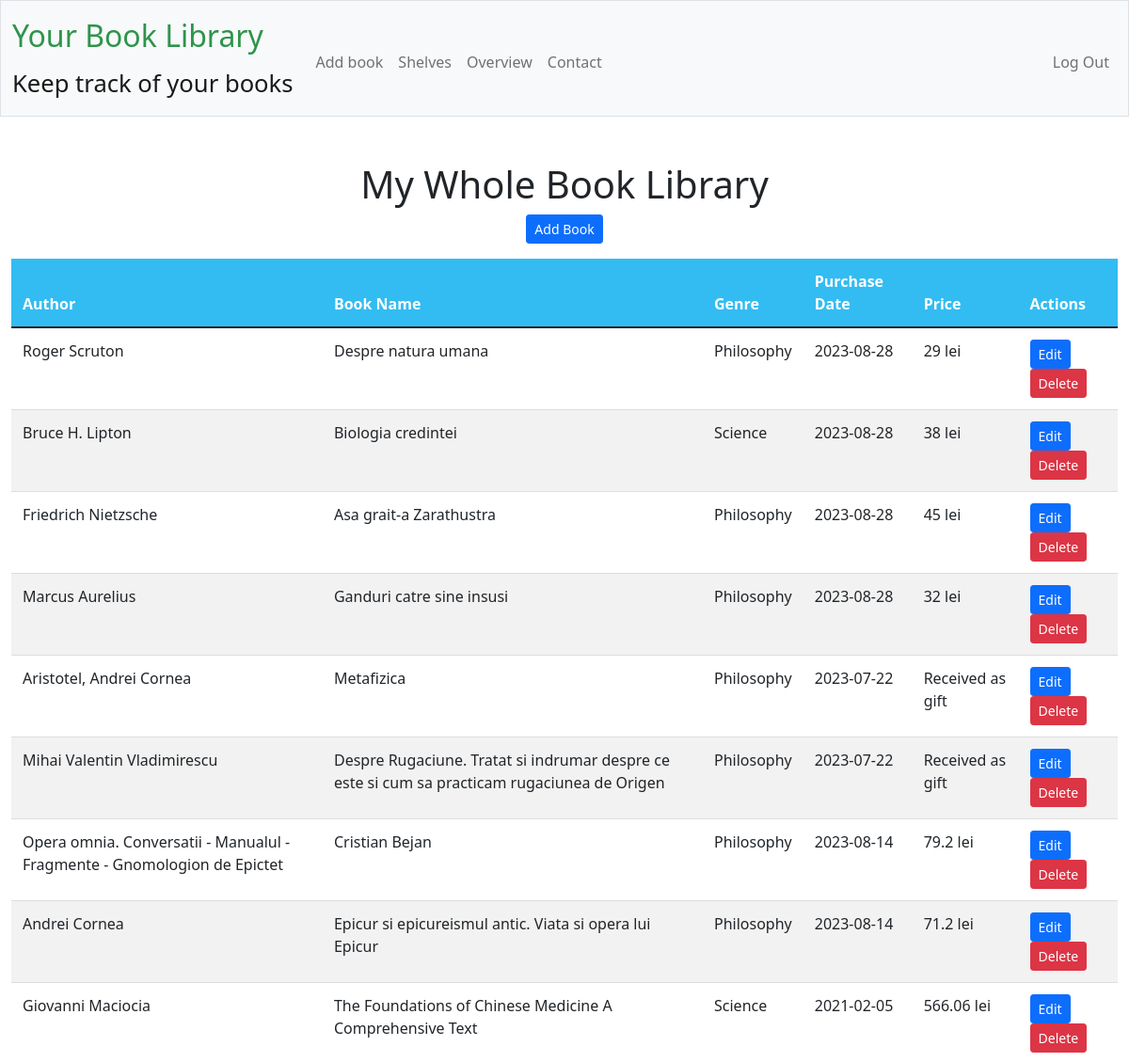
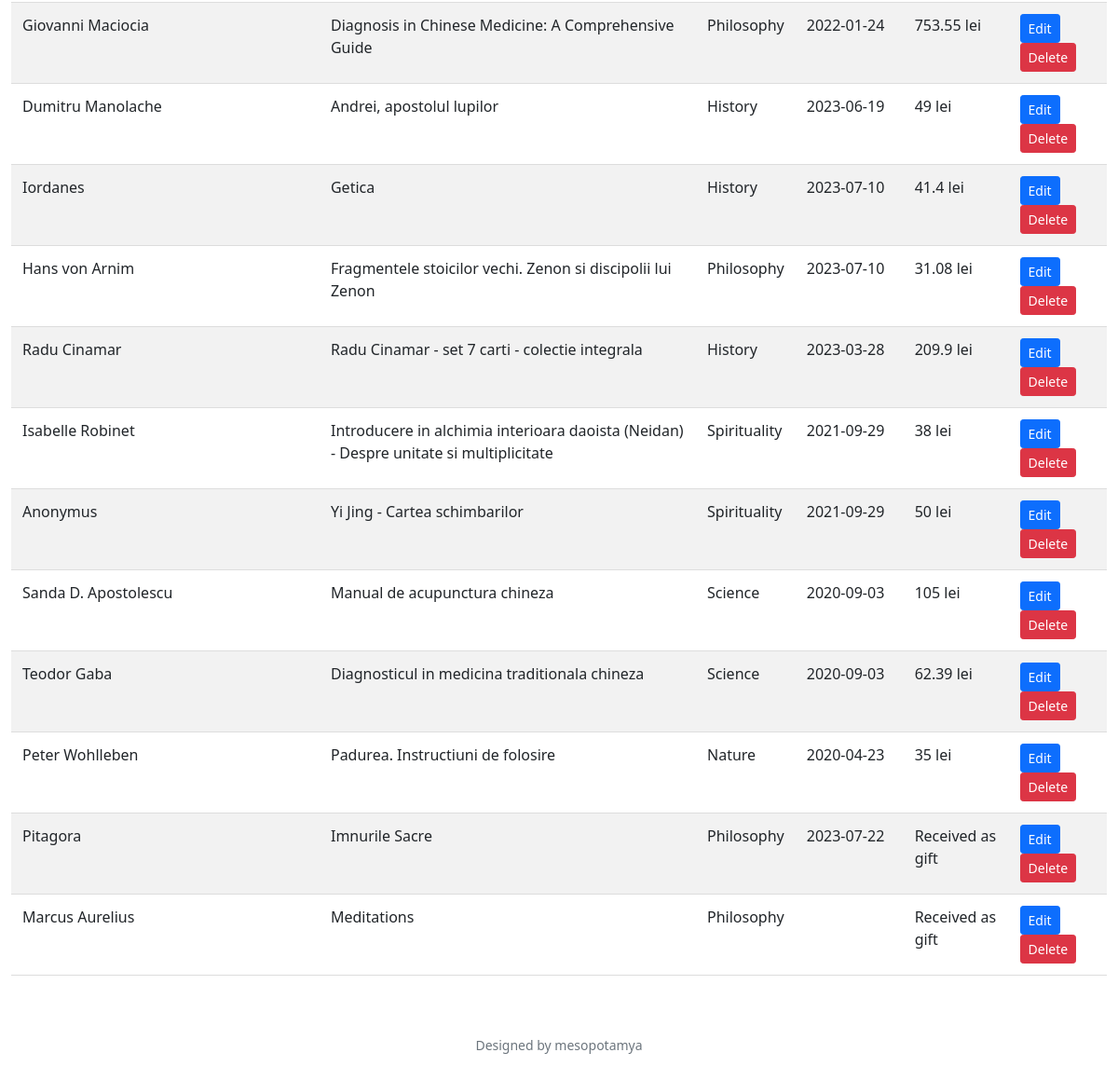
/book_library (signed in), run on the app's committed database (2 pictures, top to bottom).
### tables this page shows
CREATE TABLE books (
    id INTEGER PRIMARY KEY AUTOINCREMENT,
    author TEXT NOT NULL,
    book_name TEXT NOT NULL,
    genre TEXT NOT NULL,
    purchase_date DATE NOT NULL,
    price DECIMAL(10, 2) NOT NULL,
    ISBN TEXT,
    user_id INTEGER,
    action TEXT,
    details TEXT,
    date_created TIMESTAMP DEFAULT CURRENT_TIMESTAMP,
    book_gift INTEGER DEFAULT 0, currency TEXT,    
    FOREIGN KEY (user_id) REFERENCES users(id)
);

### app.py (the view)
@app.route("/book_library")
@login_required
def book_library():
    user_id = session["user_id"]
    books = db.execute(
        """
        SELECT *,
        CASE
            WHEN book_gift = 1 THEN 'Received as gift'
            ELSE price || ' ' || currency
        END AS display_price
        FROM books
        WHERE user_id = ? AND action != 'Deleted'
        """,
        user_id,
    )
    existing_books = [
        book for book in books if book.get("action") in ("Added", "Updated")
    ]
    return render_template("book_library.html", books=existing_books)

### app.py (called while the page is built)
@app.after_request
def after_request(response):
    response.headers["Cache-Control"] = "no-cache, no-store, must-revalidate"
    response.headers["Expires"] = 0
    response.headers["Pragma"] = "no-cache"
    return response

### helpers.py (called while the page is built)
def login_required(f):
    @wraps(f)
    def decorated_function(*args, **kwargs):
        if session.get("user_id") is None:
            return redirect("/login")
        return f(*args, **kwargs)
    return decorated_function

### templates/book_library.html (shortened to what this page needs)
{% extends "layout.html" %}
{% block main %}
    <h1>My Whole Book Library</h1>
    <a href="{{ url_for('add_book') }}" class="btn btn-primary btn-sm mb-3">Add Book
    </a>
    <table class="table">
        <thead class="thead-dark">
            <tr>
                <th>Author</th>
                <th>Book Name</th>
                <th>Genre</th>
                <th>Purchase Date</th>
                <th>Price</th>
                <th>Actions</th>
            </tr>
        </thead>
        <tbody>
            {% for book in books %}
                <tr>
                    <td>{{ book.author }}</td>
                    <td>{{ book.book_name }}</td>
                    <td>{{ book.genre }}</td>
                    <td>{{ book.purchase_date }}</td>
                    <td>
                        {% if book.book_gift == 1 %}
                            Received as gift
                            {% else %}
                                {{ book.price }} lei
                            {% endif %}
                    </td>
                    <td>
                        <a href="{{ url_for('edit_book', book_id=book.id) }}" class="btn btn-primary btn-sm custom-btn">Edit</a>
                        <form action="{{ url_for('delete_book', book_id=book.id) }}" method="POST" style="display: inline;">
                            <button type="submit" class="btn btn-danger btn-sm custom-btn">Delete</button>
                        </form>
                    </td>
                </tr>
            {% endfor %}
        </tbody>
    </table>
{% endblock %}

### templates/layout.html (shortened to what this page needs)
<!DOCTYPE html>
<html lang="en">
    <head>
        <link href="https://cdn.jsdelivr.net/npm/bootstrap@5.1.3/dist/css/bootstrap.min.css" rel="stylesheet">
        <link href="/static/styles.css" rel="stylesheet">
    </head>
    <body>
        <nav class="bg-light border navbar navbar-expand-md navbar-light">
            <div class="container-fluid">
                <a class="navbar-brand" href="/"><span class="green">Your</span><span> </span><span class="green">Book </span> <span class="green">Library</span><br><small style="font-size: 0.8em;">Keep track of your books</small>
                </a>
                <div class="collapse navbar-collapse" id="navbar">
                    {% if session["user_id"] %}
                        <ul class="navbar-nav me-auto mt-2">
                            <li class="nav-item"><a class="nav-link" href="/add_book">Add book</a></li>
                            <li class="nav-item"><a class="nav-link" href="/shelves">Shelves</a></li>
                            <li class="nav-item"><a class="nav-link" href="/overview">Overview</a></li>
                            <li class="nav-item"><a class="nav-link" href="/contact">Contact</a></li>
                        </ul>
                        <ul class="navbar-nav ms-auto mt-2">
                            <li class="nav-item"><a class="nav-link" href="/logout">Log Out</a></li>
                        </ul>
                    {% else %}
                        <ul class="navbar-nav ms-auto mt-2">
                            <li class="nav-item"><a class="nav-link" href="/register">Register</a></li>
                            <li class="nav-item"><a class="nav-link" href="/login">Log In</a></li>
                        </ul>
                    {% endif %}
                </div>
            </div>
        </nav>
        <main class="container-fluid py-5 text-center">
            {% block main %}{% endblock %}
        </main>
        <footer class="mb-5 small text-center text-muted">
            Designed by mesopotamya
        </footer>
    </body>
</html>

### static/styles.css (style rules this page uses)
nav .navbar-brand { font-size: xx-large; }
nav .navbar-brand .green { color: #2e944b; }

### templates/book_library.html (style rules this page uses)
.table { width: 100%; border-collapse: collapse; }
.table th, .table td { padding: 12px; text-align: left; border-bottom: 1px solid #ddd; }
.table th { background-color: #33bcf2; color: white; }
.table tbody tr:nth-child(even) { background-color: #f2f2f2; }

### data on the page
books: author "Roger Scruton", book_name "Despre natura umana", genre "Philosophy", purchase_date "2023-08-28", price "29"
books: author "Bruce H. Lipton", book_name "Biologia credintei", genre "Science", purchase_date "2023-08-28", price "38"
books: author "Friedrich Nietzsche", book_name "Asa grait-a Zarathustra", genre "Philosophy", purchase_date "2023-08-28", price "45"
books: author "Marcus Aurelius", book_name "Ganduri catre sine insusi", genre "Philosophy", purchase_date "2023-08-28", price "32"
books: author "Aristotel, Andrei Cornea", book_name "Metafizica", genre "Philosophy", purchase_date "2023-07-22", book_gift "Received as gift"
books: author "Mihai Valentin Vladimirescu", book_name "Despre Rugaciune. Tratat si indrumar despre ce este si cum sa practicam rugaciunea de Origen", genre "Philosophy", purchase_date "2023-07-22", book_gift "Received as gift"
books: author "Opera omnia. Conversatii - Manualul - Fragmente - Gnomologion de Epictet", book_name "Cristian Bejan", genre "Philosophy", purchase_date "2023-08-14", price "79.2"
books: author "Andrei Cornea", book_name "Epicur si epicureismul antic. Viata si opera lui Epicur", genre "Philosophy", purchase_date "2023-08-14", price "71.2"
books: author "Giovanni Maciocia", book_name "The Foundations of Chinese Medicine A Comprehensive Text", genre "Science", purchase_date "2021-02-05", price "566.06"
books: author "Giovanni Maciocia", book_name "Diagnosis in Chinese Medicine: A Comprehensive Guide", genre "Philosophy", purchase_date "2022-01-24", price "753.55"
books: author "Dumitru Manolache", book_name "Andrei, apostolul lupilor", genre "History", purchase_date "2023-06-19", price "49"
books: author "Iordanes", book_name "Getica", genre "History", purchase_date "2023-07-10", price "41.4"
books: author "Hans von Arnim", book_name "Fragmentele stoicilor vechi. Zenon si discipolii lui Zenon", genre "Philosophy", purchase_date "2023-07-10", price "31.08"
books: author "Radu Cinamar", book_name "Radu Cinamar - set 7 carti - colectie integrala", genre "History", purchase_date "2023-03-28", price "209.9"
books: author "Isabelle Robinet", book_name "Introducere in alchimia interioara daoista (Neidan) - Despre unitate si multiplicitate", genre "Spirituality", purchase_date "2021-09-29", price "38"
books: author "Anonymus", book_name "Yi Jing - Cartea schimbarilor", genre "Spirituality", purchase_date "2021-09-29", price "50"
books: author "Sanda D. Apostolescu", book_name "Manual de acupunctura chineza", genre "Science", purchase_date "2020-09-03", price "105"
books: author "Teodor Gaba", book_name "Diagnosticul in medicina traditionala chineza", genre "Science", purchase_date "2020-09-03", price "62.39"
books: author "Peter Wohlleben", book_name "Padurea. Instructiuni de folosire", genre "Nature", purchase_date "2020-04-23", price "35"
books: author "Pitagora", book_name "Imnurile Sacre", genre "Philosophy", purchase_date "2023-07-22", book_gift "Received as gift"
books: author "Marcus Aurelius", book_name "Meditations", genre "Philosophy", book_gift "Received as gift"
